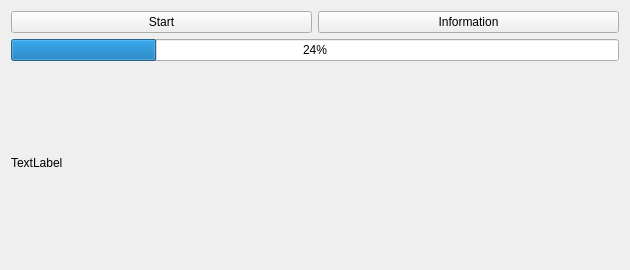
<?xml version="1.0" encoding="UTF-8"?>
<ui version="4.0">
 <class>Widget</class>
 <widget class="QWidget" name="Widget">
  <property name="geometry">
   <rect>
    <x>0</x>
    <y>0</y>
    <width>630</width>
    <height>270</height>
   </rect>
  </property>
  <property name="windowTitle">
   <string>Widget</string>
  </property>
  <layout class="QVBoxLayout" name="verticalLayout">
   <item>
    <layout class="QHBoxLayout" name="horizontalLayout">
     <item>
      <widget class="QPushButton" name="start_pushButton">
       <property name="text">
        <string>Start</string>
       </property>
      </widget>
     </item>
     <item>
      <widget class="QPushButton" name="information_pushButton">
       <property name="text">
        <string>Information</string>
       </property>
      </widget>
     </item>
    </layout>
   </item>
   <item>
    <widget class="QProgressBar" name="progressBar">
     <property name="value">
      <number>24</number>
     </property>
    </widget>
   </item>
   <item>
    <widget class="QLabel" name="info_label">
     <property name="text">
      <string>TextLabel</string>
     </property>
    </widget>
   </item>
  </layout>
 </widget>
 <resources/>
 <connections/>
</ui>
